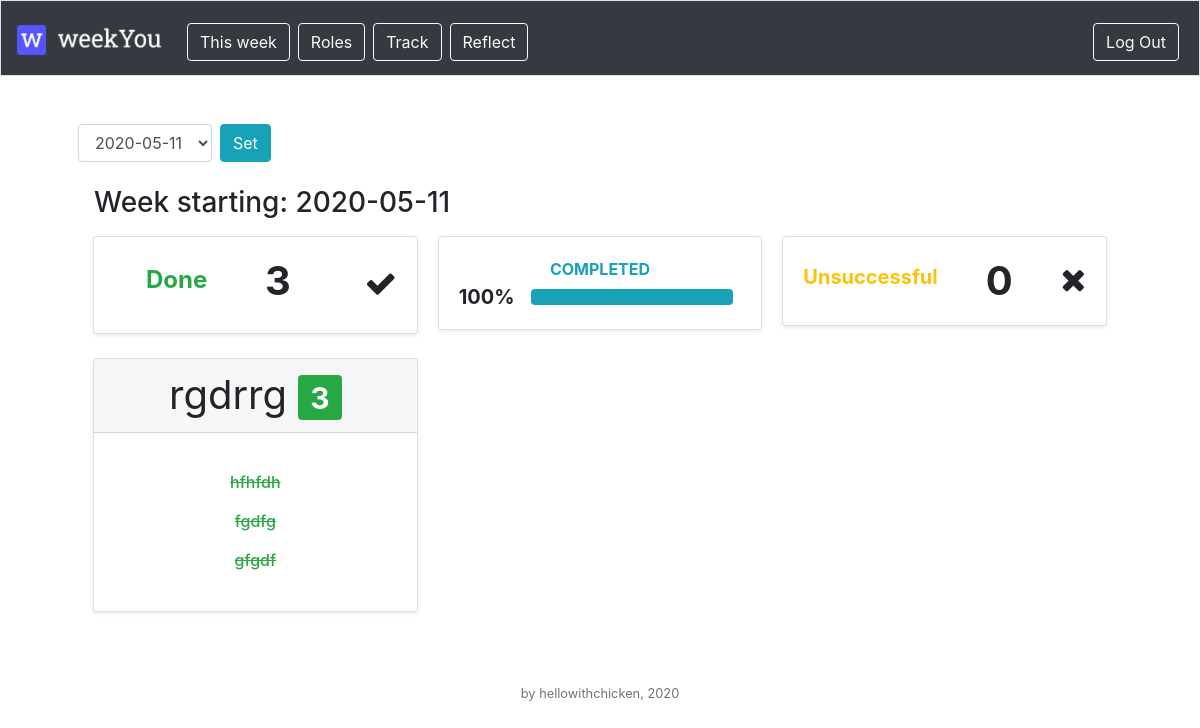
The app's page /reflect (signed in) with its own data.
### tables this page shows
CREATE TABLE 'roles' (
id INTEGER PRIMARY KEY AUTOINCREMENT NOT NULL,
userId INTEGER NOT NULL,
name TEXT NOT NULL,
description TEXT NOT NULL,
createdAt DATETIME NOT NULL,
    isDeleted boolean NOT NULL DEFAULT 0, 'weekStart'  datetime NOT NULL  , 'deletedAtWeekStart' datetime,
FOREIGN KEY(userId) REFERENCES users(id)
);

CREATE TABLE 'tasks' (
id INTEGER PRIMARY KEY AUTOINCREMENT NOT NULL,
roleId INTEGER NOT NULL,
name TEXT NOT NULL,
status INTEGER NOT NULL DEFAULT 1,
weekStart DATETIME NOT NULL,
createdAt DATETIME NOT NULL,
dueAt DATETIME NOT NULL,
completedAt DATETIME,
    isDeleted boolean NOT NULL DEFAULT 0, 'userId'  integer NOT NULL  ,
FOREIGN KEY(roleId) REFERENCES roles(id)
);

### application.py (the view, shortened to what this page needs)
@app.route("/reflect", methods=["GET", "POST"])
@login_required
def reflect():
    dates = db.execute("SELECT DISTINCT t.weekStart AS date FROM tasks AS t LEFT JOIN roles AS R ON t.roleId = R.id \
                        WHERE R.userId = :userId AND t.status != 4 ORDER BY t.weekStart DESC", userId = session["user_id"])
    if request.method == "GET" and len(dates) > 0:
        tasks = db.execute("SELECT t.id, t.name as taskName, R.name as roleName, t.status FROM tasks AS t \
                            LEFT JOIN roles AS R ON t.roleId = R.id \
                            WHERE R.userId = :userId and t.weekStart = :weekStart AND t.status != 4 AND (R.deletedAtWeekStart > :weekStart OR R.deletedAtWeekStart IS NULL)",
                            userId = session["user_id"], weekStart = dates[0]['date'])
        roles = db.execute("SELECT R.name, COUNT(T.Id) AS number_1 FROM ROLES AS R \
                            LEFT JOIN (SELECT * FROM TASKS  \
                            WHERE status = 2 AND weekStart = :weekStart) AS T ON R.id = t.roleId \
                            WHERE R.userId = :userId AND (R.deletedAtWeekStart > :weekStart OR R.deletedAtWeekStart IS NULL) AND R.weekStart <= :weekStart \
                            GROUP BY R.Name", userId = session["user_id"], weekStart = dates[0]['date'])
        done = db.execute("SELECT SUM (number_1) AS done FROM (SELECT R.name, COUNT(T.Id) AS number_1 FROM ROLES AS R \
                            LEFT JOIN (SELECT * FROM TASKS  \
                            WHERE status = 2 AND weekStart = :weekStart) AS T ON R.id = t.roleId \
                            WHERE R.userId = :userId AND (R.deletedAtWeekStart > :weekStart OR R.deletedAtWeekStart IS NULL) AND R.weekStart <= :weekStart \
                            GROUP BY R.Name)A", userId = session["user_id"], weekStart = dates[0]['date'])
        unsuccessful = db.execute("SELECT SUM (number_1) AS unsuccessful FROM (SELECT R.name, COUNT(T.Id) AS number_1 FROM ROLES AS R \
                            LEFT JOIN (SELECT * FROM TASKS  \
                            WHERE status = 3 AND weekStart = :weekStart) AS T ON R.id = t.roleId \
                            WHERE R.userId = :userId AND (R.deletedAtWeekStart > :weekStart OR R.deletedAtWeekStart IS NULL) AND R.weekStart <= :weekStart \
                            GROUP BY R.Name)A", userId = session["user_id"], weekStart = dates[0]['date'])
        all_tasks = db.execute("SELECT COUNT(id) AS all_tasks FROM (SELECT t.id, t.name as taskName, R.name as roleName, t.status FROM tasks AS t \
                    LEFT JOIN roles AS R ON t.roleId = R.id \
                    WHERE R.userId = :userId and t.weekStart = :weekStart AND t.status != 4 AND (R.deletedAtWeekStart > :weekStart OR R.deletedAtWeekStart IS NULL))A",
                    userId = session["user_id"], weekStart = dates[0]['date'])
        now = datetime.now()
        monday = now - timedelta(days = now.weekday())
        return render_template("reflect.html", roles = roles, tasks = tasks, dates = dates,
                                done = done[0]["done"], unsuccessful = unsuccessful[0]["unsuccessful"], percent = int(int(done[0]["done"])/int(all_tasks[0]["all_tasks"])*100),
                                selected_date = dates[0]["date"])

### application.py (called while the page is built)
@app.after_request
def after_request(response):
    response.headers["Cache-Control"] = "no-cache, no-store, must-revalidate"
    response.headers["Expires"] = 0
    response.headers["Pragma"] = "no-cache"
    return response

### helpers.py (called while the page is built)
def login_required(f):
    @wraps(f)
    def decorated_function(*args, **kwargs):
        if session.get("user_id") is None:
            return redirect("/login")
        return f(*args, **kwargs)
    return decorated_function

### templates/reflect.html (shortened to what this page needs)
{% extends "layout.html" %}
{% block main %}
{% if roles|length == 0 %}
<h1>You haven't create any roles yet. Do that in 'Roles' page!</h1>
{% else %}
<form action="/reflect" method="post" class="form-inline mb-4">
    <select class="form-control mr-2" name ="dateform" required="true">
          {% for date in dates %}
          {% if date['date'] == selected_date %}
          <option selected="selected">{{ date['date'] }}</option>
          {% else %}
          <option>{{ date['date'] }}</option>
          {% endif %}
          {% endfor %}
        </select>
        <button class="btn btn-info" type="submit">Set</button>
</form>
<h3 class="text-left m-3">Week starting: {{ selected_date }}</h3>
<div class="container">
    <div class="card-columns">
      <div class="card mb-4 shadow-sm">
          <div class="card-body">
            <div class="row no-gutters align-items-center">
              <div class="col auto">
                <h4 class="text-xs font-weight-bold text-success text-center ">Done</h4>
              </div>
              <div class="col auto">
                <h1 class="mr-5 font-weight-bold text-gray-800 text-center">{{done}}</h1>
              </div>
              <div class="col-auto">
                <i class="fa fa-check fa-2x text-gray-300"></i>
              </div>
            </div>
          </div>
      </div>
      <div class="card mb-4 shadow-sm">
          <div class="card-body">
            <div class="row no-gutters align-items-center">
              <div class="col">
                <div class="text-xs font-weight-bold text-info text-uppercase mb-1">Completed</div>
                <div class="row no-gutters align-items-center">
                  <div class="col-auto">
                    <div class="h5 mb-0 mr-3 font-weight-bold text-gray-800">{{percent}}%</div>
                  </div>
                  <div class="col">
                    <div class="progress progress-sm mr-2">
                      <div class="progress-bar bg-info" role="progressbar" style="width: {{percent}}%" aria-valuenow="{{percent}}" aria-valuemin="0" aria-valuemax="100"></div>
                    </div>
                  </div>
                </div>
              </div>
            </div>
          </div>
      </div>
      <div class="card mb-4 shadow-sm">
          <div class="card-body">
            <div class="row no-gutters align-items-center">
              <div class="col auto">
                <h5 class="text-xs font-weight-bold text-warning text-center ">Unsuccessful</h5>
              </div>
              <div class="col auto">
                <h1 class="mb-0 font-weight-bold text-gray-800 text-center">{{unsuccessful}}</h1>
              </div>
              <div class="col-auto">
                <i class="fa fa-times fa-2x text-gray-300"></i>
              </div>
            </div>
          </div>
      </div>
  </div>
</div>
  <div class="container">
      <div class="card-columns">
        {% for role in roles %}
        <div class="card mb-4 shadow-sm">
          <div class="card-header">
            <h1 class="my-0 font-weight-normal">{{ role["name"] }} <span class="badge badge-success">{{ role["number_1"] }}</span> </h1>
          </div>
          <div class="card-body">
            {% set count = namespace(value=0) %}
            {% for task in tasks %}
                {% if task["roleName"] == role["name"] %}
                  {% set count.value = count.value + 1 %}
                  {% if task["status"] == 2 %}
                  <div style = "margin: 20px"><h6 class="text-center"><del class="text-success">{{ task["taskName"] }}</del></h6></div>
                  {% elif task["status"] == 3 %}
                  <div style = "margin: 20px"><h6 class="text-center"><del class="text-danger">{{ task["taskName"] }}</del></h6></div>
                  {% else %}
                  <div style = "margin: 20px"><h6 class="text-center">{{ task["taskName"] }}</h6></div>
                  {% endif %}
                {% endif %}
            {% endfor %}
              </div>
            </div>
          {% endfor %}
      </div>
  </div>
{% endif %}
{% endblock %}

### static/styles.css (style rules this page uses)
main .form-control { display: inline-block; width: auto; }

### records on screen
roles: name "rgdrrg", number_1 "3"
tasks: taskName "hfhfdh"
tasks: taskName "fgdfg"
tasks: taskName "gfgdf"

### other values on screen
{{ selected_date }} "2020-05-11"
{{ done }} "3"
{{ percent }} "100"
{{ unsuccessful }} "0"
form field dateform "2020-05-11"
